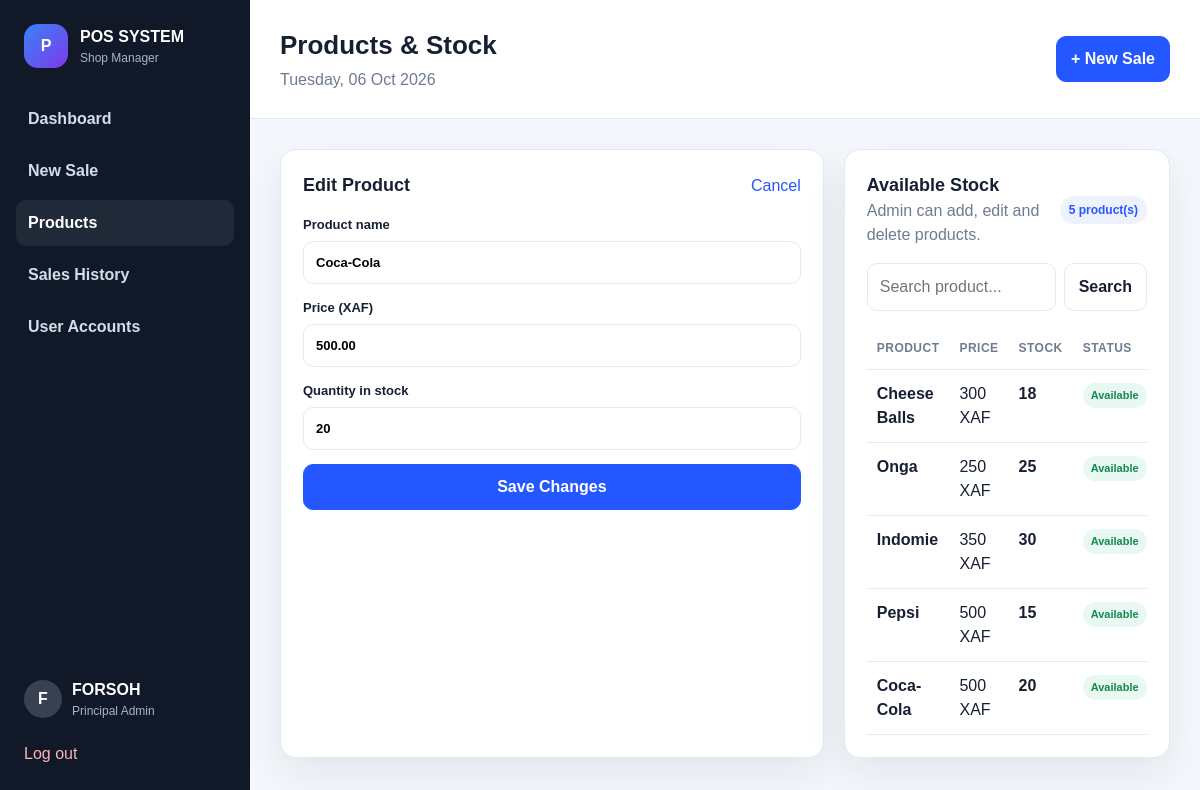
The app's page /products.php?edit=1 (signed in) with its own data.
### tables this page shows
CREATE TABLE products (  
id INT UNSIGNED AUTO_INCREMENT PRIMARY KEY,  
name VARCHAR(150) NOT NULL,  
price DECIMAL(12,2) NOT NULL DEFAULT 0,  
quantity INT NOT NULL DEFAULT 0,  
created_at TIMESTAMP DEFAULT CURRENT_TIMESTAMP,  
updated_at TIMESTAMP DEFAULT CURRENT_TIMESTAMP ON UPDATE CURRENT_TIMESTAMP,  
INDEX idx_products_name (name)  
);

### includes/auth.php (called while the page is built, shortened)
<?php
function e(string $value): string {
    return htmlspecialchars($value, ENT_QUOTES, 'UTF-8');
}
function currentUser(): ?array {
    return $_SESSION['user'] ?? null;
}
?>

### products.php (the view, shortened to what this page needs)
<?php
require_once __DIR__ . '/config/database.php';
require_once __DIR__ . '/includes/auth.php';
$user = currentUser();
$isAdmin = in_array($user['role'] ?? '', ['principal_admin', 'admin'], true);
$editProduct = null;
if (isset($_GET['edit']) && $isAdmin) {
    $stmt = $pdo->prepare('SELECT id, name, price, quantity FROM products WHERE id = ?');
    $stmt->execute([(int)$_GET['edit']]);
    $editProduct = $stmt->fetch() ?: null;
}
$search = trim((string)($_GET['search'] ?? ''));
if ($search !== '') {
    $stmt = $pdo->prepare('SELECT * FROM products WHERE name LIKE ? ORDER BY id DESC');
    $stmt->execute(['%' . $search . '%']);
    $products = $stmt->fetchAll();
} else {
    $products = $pdo->query('SELECT * FROM products ORDER BY id DESC')->fetchAll();
}
require __DIR__ . '/includes/header.php';
?>
<div class="two-col products-layout">
<?php if ($isAdmin): ?>
<div class="panel form-panel">
<div class="panel-head"><h2><?= $editProduct ? 'Edit Product' : 'Add Product' ?></h2><?php if ($editProduct): ?><a href="products.php">Cancel</a><?php endif; ?></div>
<form method="post">
<label>Product name<input name="name" required value="<?= e($editProduct['name'] ?? '') ?>" placeholder="e.g. Coca-Cola"></label>
<label>Price (XAF)<input type="number" name="price" min="0" step="1" required value="<?= e((string)($editProduct['price'] ?? '')) ?>"></label>
<label>Quantity in stock<input type="number" name="quantity" min="0" step="1" required value="<?= e((string)($editProduct['quantity'] ?? 0)) ?>"></label>
<button class="btn primary full" type="submit"><?= $editProduct ? 'Save Changes' : 'Add Product' ?></button>
</form>
</div>
<?php endif; ?>
<div class="panel">
<div class="panel-head"><div><h2>Available Stock</h2><span class="muted"><?= $isAdmin ? 'Admin can add, edit and delete products.' : 'Cashier view is read-only.' ?></span></div><span class="badge"><?= count($products) ?> product(s)</span></div>
<form class="search-form" method="get">
<input name="search" value="<?= e($search) ?>" placeholder="Search product...">
<button class="btn" type="submit">Search</button>
</form>
<div class="table-wrap"><table><thead><tr><th>Product</th><th>Price</th><th>Stock</th><th>Status</th><?php if ($isAdmin): ?><th></th><?php endif; ?></tr></thead><tbody>
<?php foreach ($products as $product): ?>
<tr>
<td><strong><?= e($product['name']) ?></strong></td>
<td><?= number_format((float)$product['price'], 0) ?> XAF</td>
<td><strong><?= (int)$product['quantity'] ?></strong></td>
<td><?= (int)$product['quantity'] <= 0 ? '<span class="status danger">Out of stock</span>' : ((int)$product['quantity'] <= 5 ? '<span class="status warning">Low stock</span>' : '<span class="status good">Available</span>') ?></td>
</tr>
<?php endforeach; ?>
</tbody></table></div>
</div>
</div>
<?php require __DIR__ . '/includes/footer.php';
?>

### assets/css/style.css (style rules this page uses)
* { box-sizing: border-box; }
:root { --bg: #f4f7fb; --card: #ffffff; --text: #172033; --muted: #6f7b8f; --line: #e4e9f1; --primary: #2457ff; --primary-dark: #1742cf; --success: #138a52; --warning: #b87400; --danger: #c73535; --shadow: 0 16px 40px rgba(25, 40, 70, 0.08); }
body { margin: 0; font-family: Arial, Helvetica, sans-serif; background: var(--bg); color: var(--text); line-height: 1.5; }
a { color: var(--primary); text-decoration: none; }
button, input, select { font: inherit; }
.two-col, .sale-layout { display: grid; grid-template-columns: minmax(0, 1.25fr) minmax(320px, 0.75fr); gap: 20px; }
.panel { background: var(--card); border: 1px solid var(--line); border-radius: 16px; box-shadow: var(--shadow); padding: 22px; }
.panel-head { display: flex; justify-content: space-between; align-items: center; gap: 12px; margin-bottom: 16px; }
.panel-head h2 { margin: 0; font-size: 18px; }
.muted { color: var(--muted); }
.badge { background: #eef2ff; color: var(--primary); padding: 5px 9px; border-radius: 999px; font-size: 12px; font-weight: 800; white-space: nowrap; }
.search-form { display: flex; gap: 8px; margin-bottom: 16px; }
.search-form input, .search-input { flex: 1; min-width: 0; padding: 11px 12px; border: 1px solid var(--line); border-radius: 10px; outline: none; }
label { display: grid; gap: 6px; font-size: 13px; font-weight: 700; margin-bottom: 14px; }
label input, label select { width: 100%; padding: 11px 12px; border: 1px solid var(--line); border-radius: 10px; background: #fff; }
.btn { display: inline-flex; align-items: center; justify-content: center; gap: 6px; padding: 10px 14px; border: 1px solid var(--line); border-radius: 10px; background: #fff; color: var(--text); cursor: pointer; font-weight: 800; text-decoration: none; }
.btn.primary { background: var(--primary); color: #fff; border-color: var(--primary); }
.btn.full { width: 100%; }
.table-wrap { width: 100%; overflow-x: auto; }
table { width: 100%; border-collapse: collapse; }
th, td { padding: 12px 10px; border-bottom: 1px solid var(--line); text-align: left; vertical-align: top; }
th { font-size: 12px; text-transform: uppercase; letter-spacing: 0.04em; color: var(--muted); }
.status { display: inline-flex; padding: 4px 8px; border-radius: 999px; font-size: 11px; font-weight: 800; }
.status.good { background: #e9f8f0; color: var(--success); }

### records on screen
products: name "Coca-Cola", price "500.00", quantity "20", price "500", shows "Available"
products: name "Cheese Balls", price "300", quantity "18", shows "Available"
products: name "Onga", price "250", quantity "25", shows "Available"
products: name "Indomie", price "350", quantity "30", shows "Available"
products: name "Pepsi", price "500", quantity "15", shows "Available"

### other values on screen
substr($user['name'], 0, 1) "F"
$user['name'] "FORSOH"
str_replace('_', ' ', $user['role']) "Principal Admin"
$pageTitle "Products & Stock"
count($products) "5"
